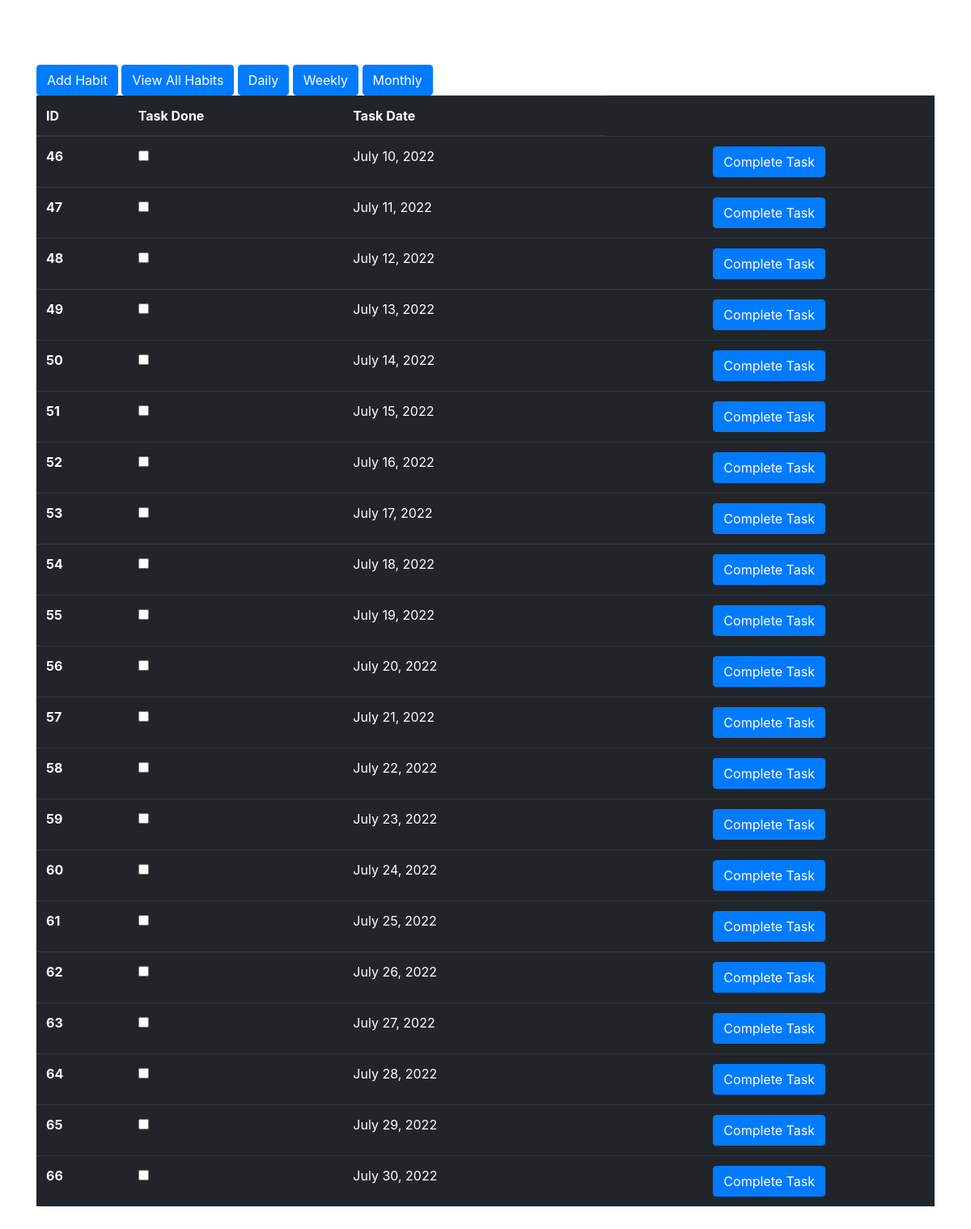
Page /tasks/26 on the committed database.
### habit/models.py (models this page shows, shortened)
class TaskModel(models.Model):
    class Meta:
        db_table = "task"
    done = models.BooleanField(default=False)
    task_date = models.DateField()
    habit = models.ForeignKey(HabitModel, on_delete=models.CASCADE)

### habit/views.py (the view)
# urls.py: path('tasks/<pk>', TasksView.as_view(), name='tasks'),
class TasksView(View):
    model = TaskModel
    def get(self, request, pk):
        tasks = TaskModel.objects.filter(habit=pk)
        return render(request, 'tasks.html', {'tasks': tasks})

### habit/templates/tasks.html
{% extends 'base.html' %}
{% block content %}
<a href="{% url 'add-habit'  %}"> <button class = "btn btn-primary">Add Habit</button> </a>
<a href="{% url 'habits'  %}"> <button class = "btn btn-primary">View All Habits</button> </a>
<a href="{% url 'daily'  %}"> <button class = "btn btn-primary">Daily</button> </a>
<a href="{% url 'weekly'  %}"> <button class = "btn btn-primary">Weekly</button> </a>
<a href="{% url 'monthly'  %}"> <button class = "btn btn-primary">Monthly</button> </a>
<table class="table table-dark">
  <thead>
    <tr>
      <th scope="col">ID</th>
      <th scope="col">Task Done</th>
      <th scope="col">Task Date</th>
    </tr>
  </thead>
  <tbody>
    {% for task in tasks %}
    <tr>
      <th scope="row">{{task.id}}</th>
      <td>{{task.completed}}  <input type="checkbox" name="task"  {% if task.completed %} checked{% endif %}></td>
      <td>{{task.task_date}}</td>
     <td class = "d-flex flex-row justify-content-around">
       <a href = "{% url 'update_task' task.id %}"  ><button class = "btn btn-primary"> Complete Task </button></a>
    </td>
    </tr>
    {% endfor %}
  </tbody>
</table>
{% endblock %}

### rows in the picture
TaskModel: id "46", task_date "July 10, 2022"
TaskModel: id "47", task_date "July 11, 2022"
TaskModel: id "48", task_date "July 12, 2022"
TaskModel: id "49", task_date "July 13, 2022"
TaskModel: id "50", task_date "July 14, 2022"
TaskModel: id "51", task_date "July 15, 2022"
TaskModel: id "52", task_date "July 16, 2022"
TaskModel: id "53", task_date "July 17, 2022"
TaskModel: id "54", task_date "July 18, 2022"
TaskModel: id "55", task_date "July 19, 2022"
TaskModel: id "56", task_date "July 20, 2022"
TaskModel: id "57", task_date "July 21, 2022"
TaskModel: id "58", task_date "July 22, 2022"
TaskModel: id "59", task_date "July 23, 2022"
TaskModel: id "60", task_date "July 24, 2022"
TaskModel: id "61", task_date "July 25, 2022"
TaskModel: id "62", task_date "July 26, 2022"
TaskModel: id "63", task_date "July 27, 2022"
TaskModel: id "64", task_date "July 28, 2022"
TaskModel: id "65", task_date "July 29, 2022"
TaskModel: id "66", task_date "July 30, 2022"
